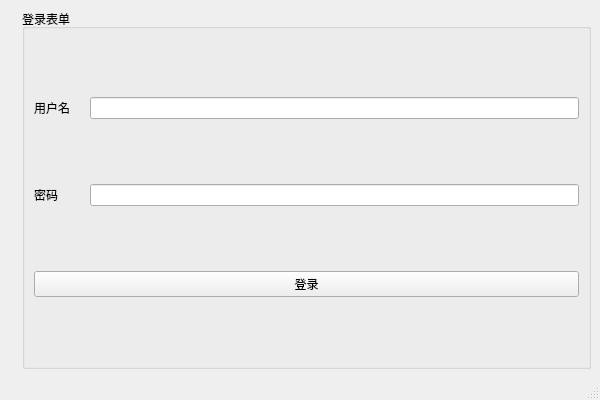
<?xml version="1.0" encoding="UTF-8"?>
<ui version="4.0">
 <class>MainWindow</class>
 <widget class="QMainWindow" name="MainWindow">
  <property name="geometry">
   <rect>
    <x>0</x>
    <y>0</y>
    <width>600</width>
    <height>400</height>
   </rect>
  </property>
  <property name="windowTitle">
   <string>MainWindow</string>
  </property>
  <widget class="QWidget" name="centralwidget">
   <property name="sizePolicy">
    <sizepolicy hsizetype="Preferred" vsizetype="Minimum">
     <horstretch>0</horstretch>
     <verstretch>0</verstretch>
    </sizepolicy>
   </property>
   <layout class="QHBoxLayout" name="horizontalLayout_3" stretch="0,0">
    <item>
     <widget class="QLabel" name="label_pic">
      <property name="text">
       <string/>
      </property>
     </widget>
    </item>
    <item>
     <widget class="QGroupBox" name="groupBox">
      <property name="sizePolicy">
       <sizepolicy hsizetype="Preferred" vsizetype="Minimum">
        <horstretch>0</horstretch>
        <verstretch>0</verstretch>
       </sizepolicy>
      </property>
      <property name="title">
       <string>登录表单</string>
      </property>
      <layout class="QVBoxLayout" name="verticalLayout">
       <item>
        <layout class="QHBoxLayout" name="horizontalLayout">
         <item>
          <widget class="QLabel" name="label">
           <property name="minimumSize">
            <size>
             <width>50</width>
             <height>0</height>
            </size>
           </property>
           <property name="baseSize">
            <size>
             <width>200</width>
             <height>0</height>
            </size>
           </property>
           <property name="text">
            <string>用户名</string>
           </property>
          </widget>
         </item>
         <item>
          <widget class="QLineEdit" name="lineEdit_username"/>
         </item>
        </layout>
       </item>
       <item>
        <layout class="QHBoxLayout" name="horizontalLayout_2">
         <item>
          <widget class="QLabel" name="label_2">
           <property name="minimumSize">
            <size>
             <width>50</width>
             <height>0</height>
            </size>
           </property>
           <property name="baseSize">
            <size>
             <width>200</width>
             <height>0</height>
            </size>
           </property>
           <property name="text">
            <string>密码</string>
           </property>
          </widget>
         </item>
         <item>
          <widget class="QLineEdit" name="lineEdit_password"/>
         </item>
        </layout>
       </item>
       <item>
        <widget class="QPushButton" name="pushButton_login">
         <property name="text">
          <string>登录</string>
         </property>
        </widget>
       </item>
      </layout>
     </widget>
    </item>
   </layout>
  </widget>
  <widget class="QMenuBar" name="menubar">
   <property name="geometry">
    <rect>
     <x>0</x>
     <y>0</y>
     <width>600</width>
     <height>22</height>
    </rect>
   </property>
  </widget>
  <widget class="QStatusBar" name="statusbar"/>
 </widget>
 <resources/>
 <connections/>
</ui>
